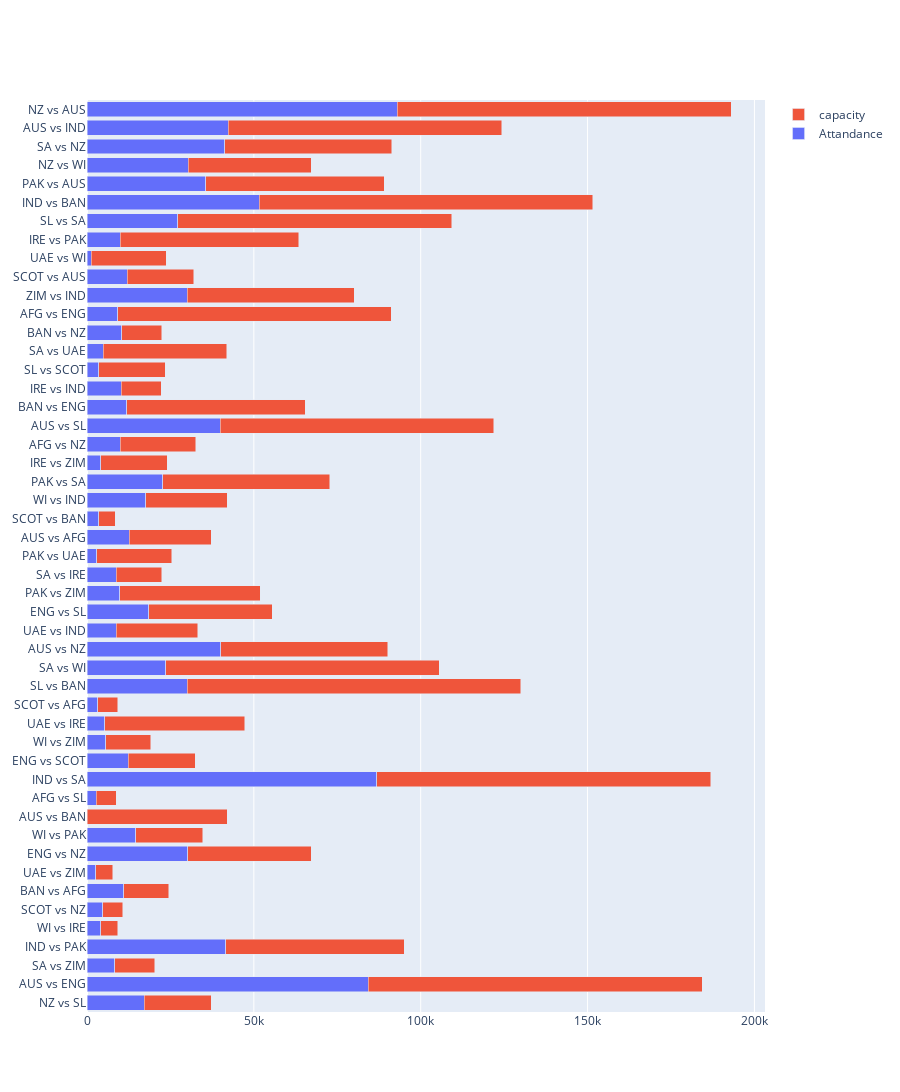

The notebook cell saved with this chart:
### Markdown cell above
## Visualizations

### Code cell
fig = go.Figure(data = [
    go.Bar(name = "Attandance", x = data['Attandance'], y = data['Match'], orientation='h'),
    go.Bar(name = "capacity", x= data['capacity'], y = data['Match'], orientation='h')
])

fig.update_layout(barmode = 'stack',
                 height = 1200)
fig.show()

### Figure 1 — Plotly figure (JSON) as saved in the notebook; plotly's stock layout.template omitted (floating-point values rounded to 4 significant figures)
{"data": [{"name": "Attandance", "orientation": "h", "type": "bar", "x": [17228, 84336, 8332, 41587, 4143, 4684, 10972, 2643, 30148, 14641, 0, 2711, 86876, 12388, 5544, 5249, 3229, 30012, 23612, 40053, 8718, 18503, 9847, 8831, 2850, 12710, 3491, 17557, 22713, 4048, 10022, 39951, 11963, 10192, 3466, 4901, 10347, 9203, 30076, 12044, 1221, 9891, 27259, 51552, 35516, 30268, 41279, 42330, 93013], "y": ["NZ vs SL", "AUS vs ENG", "SA vs ZIM", "IND vs PAK", "WI vs IRE", "SCOT vs NZ", "BAN vs AFG", "UAE vs ZIM", "ENG vs NZ", "WI vs PAK", "AUS vs BAN", "AFG vs SL", "IND vs SA", "ENG vs SCOT", "WI vs ZIM", "UAE vs IRE", "SCOT vs AFG", "SL vs BAN", "SA vs WI", "AUS vs NZ", "UAE vs IND", "ENG vs SL", "PAK vs ZIM", "SA vs IRE", "PAK vs UAE", "AUS vs AFG", "SCOT vs BAN", "WI vs IND", "PAK vs SA", "IRE vs ZIM", "AFG vs NZ", "AUS vs SL", "BAN vs ENG", "IRE vs IND", "SL vs SCOT", "SA vs UAE", "BAN vs NZ", "AFG vs ENG", "ZIM vs IND", "SCOT vs AUS", "UAE vs WI", "IRE vs PAK", "SL vs SA", "IND vs BAN", "PAK vs AUS", "NZ vs WI", "SA vs NZ", "AUS vs IND", "NZ vs AUS"]}, {"name": "capacity", "orientation": "h", "type": "bar", "x": [20000, 100000, 12000, 53500, 5000, 6000, 13550, 5000, 37000, 20000, 42000, 6000, 100000, 20000, 13550, 42000, 6000, 100000, 82000, 50000, 24500, 37000, 42000, 13550, 22500, 24500, 5000, 24500, 50000, 20000, 22500, 82000, 53500, 12000, 20000, 37000, 12000, 82000, 50000, 20000, 22500, 53500, 82000, 100000, 53500, 37000, 50000, 82000, 100000], "y": ["NZ vs SL", "AUS vs ENG", "SA vs ZIM", "IND vs PAK", "WI vs IRE", "SCOT vs NZ", "BAN vs AFG", "UAE vs ZIM", "ENG vs NZ", "WI vs PAK", "AUS vs BAN", "AFG vs SL", "IND vs SA", "ENG vs SCOT", "WI vs ZIM", "UAE vs IRE", "SCOT vs AFG", "SL vs BAN", "SA vs WI", "AUS vs NZ", "UAE vs IND", "ENG vs SL", "PAK vs ZIM", "SA vs IRE", "PAK vs UAE", "AUS vs AFG", "SCOT vs BAN", "WI vs IND", "PAK vs SA", "IRE vs ZIM", "AFG vs NZ", "AUS vs SL", "BAN vs ENG", "IRE vs IND", "SL vs SCOT", "SA vs UAE", "BAN vs NZ", "AFG vs ENG", "ZIM vs IND", "SCOT vs AUS", "UAE vs WI", "IRE vs PAK", "SL vs SA", "IND vs BAN", "PAK vs AUS", "NZ vs WI", "SA vs NZ", "AUS vs IND", "NZ vs AUS"]}], "layout": {"barmode": "stack", "height": 1200}}
